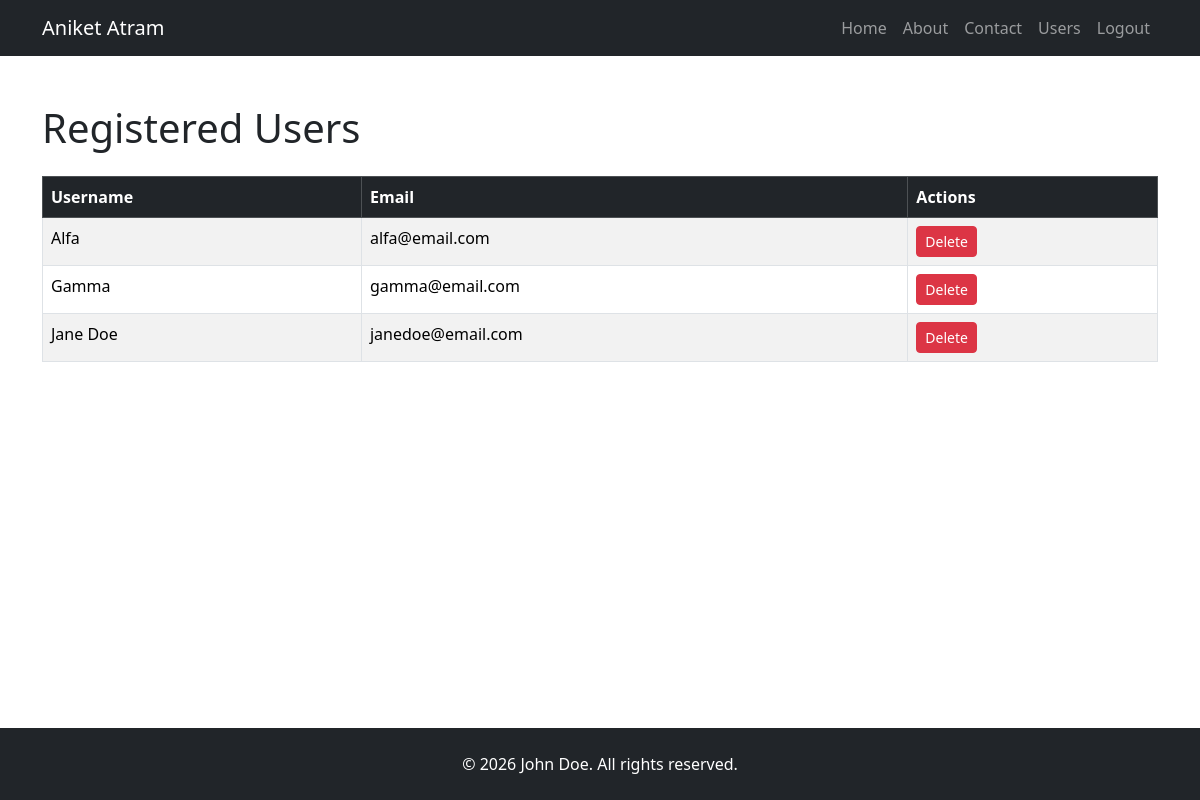
/users/show (signed in), run on the app's committed database.
### app/models/user.py (models this page shows, shortened)
class User(db.Model, UserMixin):
	__tablename__ = "users"
	id: Mapped[int] = mapped_column(Integer, primary_key=True)
	username: Mapped[str] = mapped_column(String(250), nullable=False, unique=True)
	email: Mapped[str] = mapped_column(String(100), nullable=False, unique=True)
	password: Mapped[str] = mapped_column(String(100), nullable=False)
	role: Mapped[str] = mapped_column(String(100), nullable=False, default="user")
	comments: Mapped[list["Comment"]] = relationship(back_populates="author", cascade="all, delete-orphan")

### app/routes/users.py (the view)
@users_bp.route('/show')
@login_required
def show_users():
    if current_user.role != "admin":
        return render_template('404.html')
    users = User.query.filter_by(role="user").order_by(User.username.asc()).all()
    return render_template("users.html", users=users)

### app/__init__.py (called while the page is built)
@login_manager.user_loader
def load_user(user_id):
    return db.get_or_404(User, user_id)

def create_app():
	app = Flask(__name__)
	app.config.from_object('config.Config')
	app.register_blueprint(posts_bp)
	app.register_blueprint(users_bp, url_prefix="/users")
	db.init_app(app)
	ckeditor.init_app(app)
	bootstrap.init_app(app)
	from app import models
	migrate.init_app(app, db)
	login_manager.init_app(app)
	login_manager.login_view = "users.login"
	login_manager.login_message_category = "danger"
	login_manager.login_message = "You must be logged in to access this page"
	@app.errorhandler(404)
	def page_not_found(e):
		return render_template("404.html"), 404
	@app.context_processor
	def inject_current_year():
		return {'current_year': datetime.utcnow().year}
	return app

### app/templates/users.html (shortened to what this page needs)
{% extends "base.html" %}
{% block content %}
<h1 class="mb-4">Registered Users</h1>
<table class="table table-striped table-bordered">
  <thead class="table-dark">
    <tr>
      <th>Username</th>
      <th>Email</th>
      <th>Actions</th>
    </tr>
  </thead>
  <tbody>
    {% for user in users %}
    <tr>
      <td>{{ user.username }}</td>
      <td>{{ user.email }}</td>
      <td>
        <form method="post" action="{{ url_for('users.delete_user', user_id=user.id) }}" onsubmit="return confirm('Are you sure you want to delete this user?');">
          <button class="btn btn-sm btn-danger" type="submit">Delete</button>
        </form>
      </td>
    </tr>
    {% endfor %}
  </tbody>
</table>
{% endblock %}

### app/templates/partials/header.html (shortened to what this page needs)
<nav class="navbar navbar-expand-lg navbar-dark bg-dark fixed-top">
  <div class="container">
    <a class="navbar-brand" href="{{ url_for('posts.home') }}">{{ current_user.username }}</a>
    <div class="collapse navbar-collapse" id="navbarNav">
      <ul class="navbar-nav ms-auto">
        <li class="nav-item">
          <a class="nav-link" href="{{ url_for('posts.home') }}">Home</a>
        </li>
        <li class="nav-item">
          <a class="nav-link" href="{{ url_for('posts.about') }}">About</a>
        </li>
        <li class="nav-item">
          <a class="nav-link" href="{{ url_for('posts.contact') }}">Contact</a>
        </li>
        {% if current_user.is_authenticated and current_user.role == "admin" %}
        <li class="nav-item">
            <a class="nav-link" href="{{ url_for('users.show_users') }}">Users</a>
        </li>
        {% endif %}
        {% if current_user.is_authenticated %}
          <li class="nav-item">
            <a class="nav-link" href="{{ url_for('users.logout') }}">Logout</a>
          </li>
        {% else %}
          <li class="nav-item">
            <a class="nav-link" href="{{ url_for('users.login') }}">Login</a>
          </li>
        {% endif %}
      </ul>
    </div>
  </div>
</nav>
<div style="height: 56px;"></div>

### data on the page
User: username "Aniket Atram"
User: username "Alfa", email "alfa@email.com"
User: username "Gamma", email "gamma@email.com"
User: username "Jane Doe", email "janedoe@email.com"
